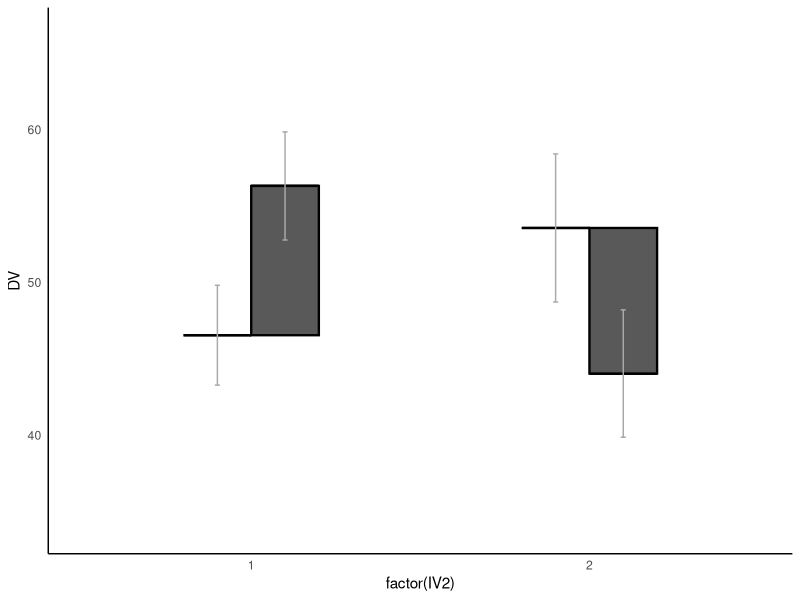

This figure's R source:

library(ggplot2)

# TODO - make it work with other data
dt <- data.frame(subjectID = seq(1,30),DV = rnorm(30,50,20),IV1 = rep(c(1,2),15), IV2 = c(rep(1,15),rep(2,15)))
xLab <- "Independent Variable 2"
yLab <- "Dependent Variable"
legendLab <- c("IV1: Level 1","IV1: Level 2")
upsideDownColor <- "gray" #[3] Color to fill hat crown when second part is less than first part - set to "white" if you do not want shading
## Computes means for plotting
# Also computes SD for setting y-axis range and for error bars
# If your design involves within-subjects, see Loftus & Masson (1994) for computing SEM within- subjects
dtMeans <- aggregate(DV ~ IV1 + IV2, dt, mean)
dtSEM <- aggregate(DV ~ IV1 + IV2, dt, sd) #assumes between-subjects effects only 
dtMeans$SEM <- dtSEM$DV / sqrt(length(unique(dt$subjectID)))
dtMeans$hatPos <- as.integer(as.factor(dtMeans$IV1))
dtMeans$xPos <- as.integer(as.factor(dtMeans$IV2))
grandMean <- mean(dtMeans$DV)
# TODO - if the inter-group means are quite different and
#      - and the intra-group variance is large +/- the grandSD
#      - may not be a enough of a range to represent the data
grandSD <- mean(dtSEM$DV) * .75 # produces y-axis range of 1.5 SDs (see Witt (in press) for details)

ggplot(dtMeans, aes(x = factor(IV2), y = DV, group=hatPos )) + 
  # first, plot means. Using geom_errorbar() as couldn't see another way to draw a line
  geom_errorbar(aes(ymax = DV, ymin = DV), position = position_dodge(0.4), width = 0.4, size = 0.8) +
  # next, add the rectangle representing the within-group difference
  # TODO - make this generic
  geom_rect( xmin = c(NA,1,NA,2) + 0,
             xmax = c(NA,1,NA,2) + 0.2,
             ymin = c(rep(dtMeans[1,3],2),rep(dtMeans[3,3],2)), 
             ymax = c(dtMeans[1:2,3],dtMeans[3:4,3]),
             size = 0.8,
             colour = 'black') +
  # finally, add the actual error bar
  geom_errorbar(aes(ymax = DV-SEM, ymin = DV+SEM), position = position_dodge(0.4), width = 0.03, colour = "darkgrey") +
  # set the y-axis range to 
  ylim(c(grandMean - grandSD, grandMean + grandSD)) +
  theme_minimal() +
  theme(panel.grid = element_blank(),
        axis.line = element_line())

